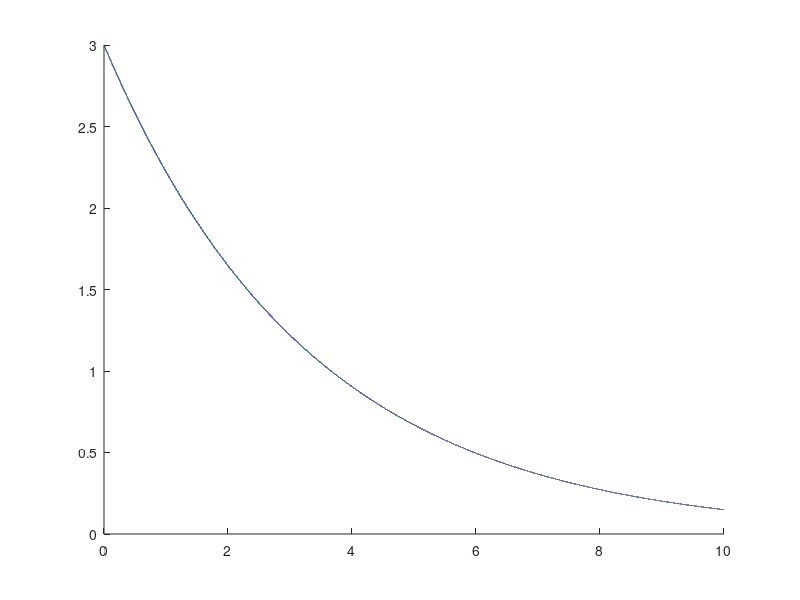
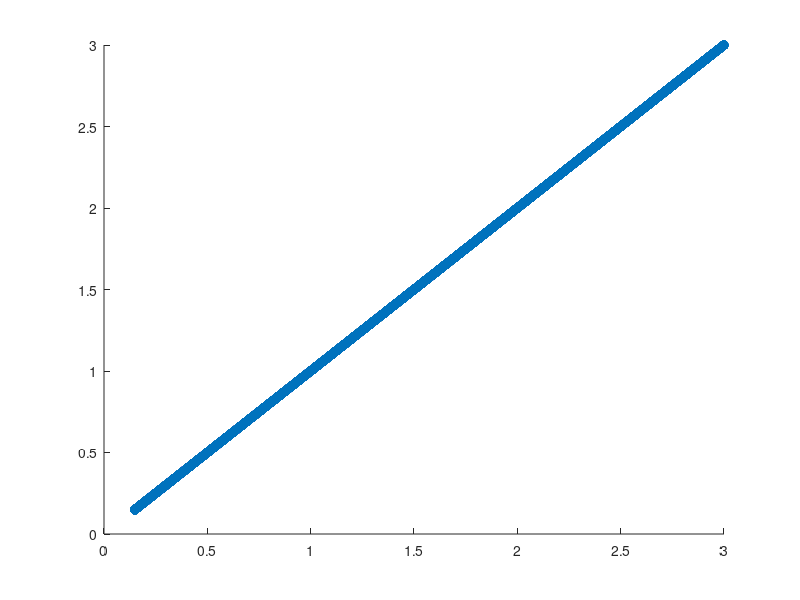
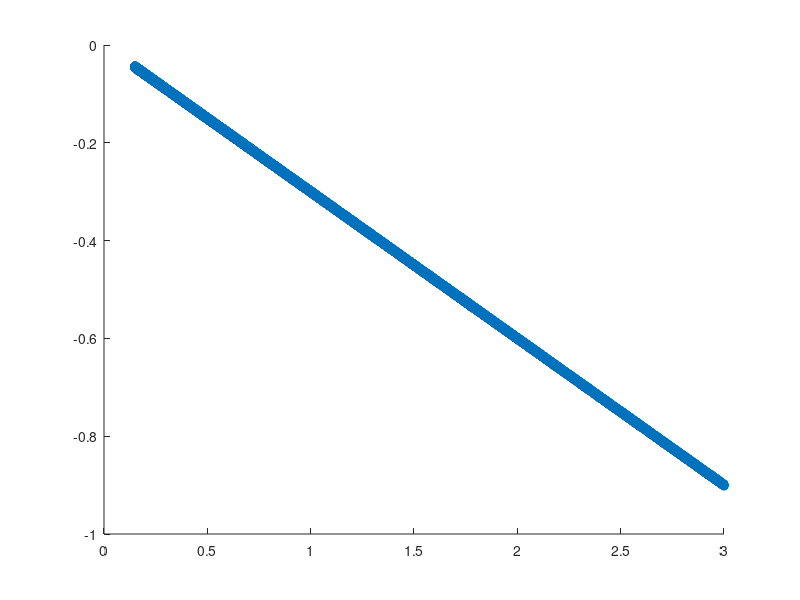

These figures' MATLAB source, in order: (Note: this script raises an error after producing the figures.)
clear all
close all
addpath('functions', 'data');
clc

delta_t = 0.0001;
T = 10;

sigma = 0.00001;

x0 = 3;
x = zeros( 1, ceil(T/delta_t)+1 );

x(:, 1) = x0;

a = -0.3;

for t = 2:length(x)
    x(:, t) = (1 + a * delta_t) * x(:,t-1) + sigma * sqrt(delta_t) * randn(1);
end

t = 0:delta_t:T;

figure(); hold on;
plot(t, x(1,:), '-')
plot(t, x0.*exp(a.*t), 'k--')
hold off;

figure(); hold on;
scatter(x(1, 1:end-1), x(1, 2:end))

dx =  (x(1, 3:end) -  x(1, 1:end-2)) / (2 .* delta_t);

figure(); hold on;
scatter(x(1, 2:end-1), dx)

%%
clear all;
close all;
clc;

param = [3.2, 0.02, 6.29];

func_derivative = @(t, X, param) [
    -param(3) .* X(2,:) - 0.05 .* X(1,:) .* ( X(1,:).^2 + X(2,:).^2 - param(1).^2 );
     param(3) .* X(1,:) - 0.05 .* X(2,:) .* ( X(1,:).^2 + X(2,:).^2 - param(1).^2 )
];

dt = 1/12;

T = 30;
Y_0 = [param(1), 0];

Y = zeros( 2, ceil(T/dt)+1 );
Y(:,1) = Y_0;

sigma = 0.2;

for t = 2:length(Y)
    
    rad_noise = 0.1 .* sqrt(dt) .* randn(1) .* Y(:, t-1)./norm(Y(:, t-1));
    
    phase_noise = 0.2 .* sqrt(dt) .* randn(1) .* [Y(2, t-1); -Y(1, t-1)]./norm(Y(:, t-1));
    
    Y(:,t) = RK4step(func_derivative, param, t*dt, Y(:,t-1), dt) + 0.2 .* [0;1] .* sqrt(dt) .* randn(1);
    
    % + rad_noise + phase_noise;
end

t = 0:dt:T;
Y3 = param(2).* ( exp(param(1) + Y(2,:) ) - 1 );

figure('Position', [100, 100, 800, 400]);
subplot(1,2,1); hold on;
plot(t, Y(1,:))
plot(t, Y(2,:))
plot(t, param(1)*cos(param(3)*t), '--')
title('Realizations')
legend('Y1', 'Y2', 'a cos(wt)')
xlabel('time')
ylabel('Value')
grid on; hold off;
subplot(1,2,2); hold on;
plot(Y(1,:), Y(2,:))
title('Phase Portrait')
xlabel('Y1')
ylabel('Y2')
grid on; hold off;
sgtitle({'Simulation of my SDE'})

figure('Position', [100, 100, 800, 400]);
subplot(1,2,1); hold on;
plot(t, Y3)
title('Realizations')
legend('Y3')
xlabel('time')
ylabel('Value')
grid on; hold off;
subplot(1,2,2); hold on;
plot(Y(1,:), Y3)
title('Phase Portrait')
xlabel('Y1')
ylabel('Y2')
grid on; hold off;
sgtitle({'Simulation of my SDE'})

%%
clear all;
close all;
clc;

param = [3.14, 0.45, 6.29];

func_derivative = @(t, X, param) [
    param(2) .* ( param(1) - X(1,:) );
    param(3);
];

dt = 1/12;

T = 30;
Y_0 = [3.5, -1.8, -1];

Y = zeros( 3, ceil(T/dt)+1 );
Y(:,1) = Y_0';

sigma_r = exp(-6.4);
sigma_theta = exp(-1.4);
sigma_Z = exp(1.75);

sigma = [sigma_r, sigma_theta, sigma_Z]';

for t = 2:length(Y)
    Y(:,t) = RK4step(func_derivative, param, t*dt, Y(:,t-1), dt) + sqrt(dt) .* sigma .* randn(3,1);
end

t = 0:dt:T;

figure('Position', [100, 100, 800, 400]);
subplot(1,2,1); hold on;
plot(t, Y(1,:) )
plot(t, mod(Y(2,:), 2*pi) )
plot(t, Y(3,:))
title('Realizations')
legend('R', 'w', 'Z')
xlabel('time')
ylabel('Value')
grid on; hold off;
subplot(1,2,2); hold on;
plot( Y(1,:).*cos(Y(2,:)), Y(1,:).*sin(Y(2,:)) )
title('Phase Portrait')
xlabel('Y1')
ylabel('Y2')
grid on; hold off;
sgtitle({'Simulation of my SDE'})

figure('Position', [100, 100, 800, 400]);
subplot(1,2,1); hold on;
plot(t, 0.75 .* (exp(Y(1,:) .* (1 + sin(Y(2,:)))) - 1))
title('Realizations')
legend('Y3')
xlabel('time')
ylabel('Value')
grid on; hold off;
subplot(1,2,2); hold on;
plot(Y(1,:).*cos(Y(2,:)), 0.75 .* (exp(Y(1,:) .* (1 + sin(Y(2,:)))) - 1))
title('Phase Portrait')
xlabel('Y1')
ylabel('Y2')
grid on; hold off;
sgtitle({'Simulation of my SDE'})